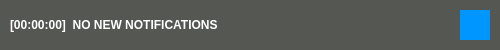
<?xml version="1.0" encoding="UTF-8"?>
<ui version="4.0">
 <class>MainDialog</class>
 <widget class="QDialog" name="MainDialog">
  <property name="enabled">
   <bool>true</bool>
  </property>
  <property name="geometry">
   <rect>
    <x>0</x>
    <y>0</y>
    <width>500</width>
    <height>50</height>
   </rect>
  </property>
  <property name="sizePolicy">
   <sizepolicy hsizetype="Expanding" vsizetype="Expanding">
    <horstretch>0</horstretch>
    <verstretch>0</verstretch>
   </sizepolicy>
  </property>
  <property name="minimumSize">
   <size>
    <width>500</width>
    <height>50</height>
   </size>
  </property>
  <property name="maximumSize">
   <size>
    <width>500</width>
    <height>100</height>
   </size>
  </property>
  <property name="windowTitle">
   <string/>
  </property>
  <property name="windowOpacity">
   <double>1.000000000000000</double>
  </property>
  <property name="styleSheet">
   <string notr="true">background-color: rgb(85, 87, 83);
color: rgb(255, 255, 255);</string>
  </property>
  <layout class="QHBoxLayout" name="horizontalLayout">
   <property name="spacing">
    <number>20</number>
   </property>
   <property name="leftMargin">
    <number>10</number>
   </property>
   <property name="topMargin">
    <number>10</number>
   </property>
   <property name="rightMargin">
    <number>10</number>
   </property>
   <property name="bottomMargin">
    <number>10</number>
   </property>
   <item>
    <widget class="QFrame" name="MainFrame">
     <property name="sizePolicy">
      <sizepolicy hsizetype="Expanding" vsizetype="Expanding">
       <horstretch>0</horstretch>
       <verstretch>0</verstretch>
      </sizepolicy>
     </property>
     <property name="styleSheet">
      <string notr="true">border: 0;</string>
     </property>
     <property name="frameShape">
      <enum>QFrame::StyledPanel</enum>
     </property>
     <property name="frameShadow">
      <enum>QFrame::Raised</enum>
     </property>
     <layout class="QHBoxLayout" name="horizontalLayout_2">
      <property name="spacing">
       <number>0</number>
      </property>
      <property name="leftMargin">
       <number>0</number>
      </property>
      <property name="topMargin">
       <number>0</number>
      </property>
      <property name="rightMargin">
       <number>0</number>
      </property>
      <property name="bottomMargin">
       <number>0</number>
      </property>
      <item>
       <widget class="QLabel" name="notificationLbl">
        <property name="sizePolicy">
         <sizepolicy hsizetype="Expanding" vsizetype="Expanding">
          <horstretch>0</horstretch>
          <verstretch>0</verstretch>
         </sizepolicy>
        </property>
        <property name="font">
         <font>
          <family>Ubuntu</family>
          <weight>75</weight>
          <bold>true</bold>
         </font>
        </property>
        <property name="styleSheet">
         <string notr="true"/>
        </property>
        <property name="text">
         <string>[00:00:00]  NO NEW NOTIFICATIONS</string>
        </property>
        <property name="alignment">
         <set>Qt::AlignLeading|Qt::AlignLeft|Qt::AlignVCenter</set>
        </property>
       </widget>
      </item>
      <item>
       <widget class="QLabel" name="colourLbl">
        <property name="sizePolicy">
         <sizepolicy hsizetype="Preferred" vsizetype="Preferred">
          <horstretch>0</horstretch>
          <verstretch>0</verstretch>
         </sizepolicy>
        </property>
        <property name="minimumSize">
         <size>
          <width>30</width>
          <height>30</height>
         </size>
        </property>
        <property name="maximumSize">
         <size>
          <width>30</width>
          <height>30</height>
         </size>
        </property>
        <property name="styleSheet">
         <string notr="true">background-color: rgb(0, 150, 255);</string>
        </property>
        <property name="text">
         <string/>
        </property>
        <property name="alignment">
         <set>Qt::AlignCenter</set>
        </property>
       </widget>
      </item>
     </layout>
    </widget>
   </item>
  </layout>
 </widget>
 <resources/>
 <connections/>
</ui>
